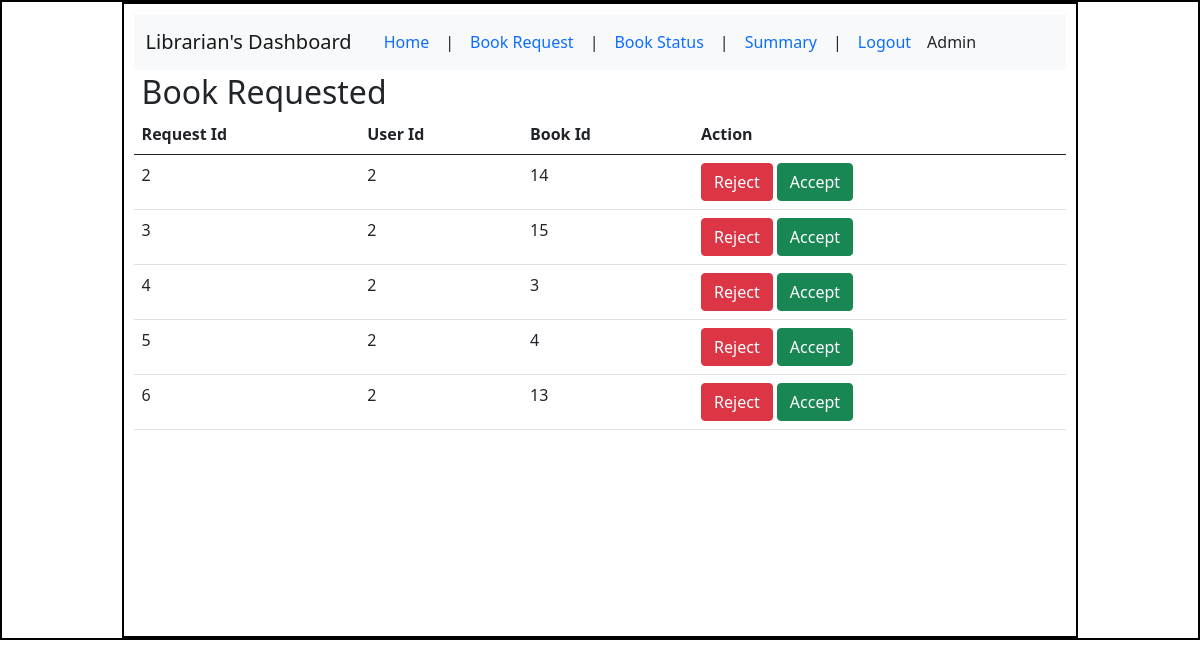
The page /bookrequest (signed in) on the database its author committed.
### app.py (models this page shows)
class Request(db.Model):
    id=db.Column(db.Integer,primary_key=True,autoincrement=True)
    user_id=db.Column(db.Integer(),db.ForeignKey('user.id'),nullable=False)
    book_id=db.Column(db.Integer(),db.ForeignKey('book.id'),nullable=False)

### app.py (the view)
@app.route('/bookrequest')                                      #rendering book request page
@librarian_required
def bookRequested():
   requests=Request.query.all()
   return render_template('bookRequest.html',requests=requests)

### app.py (called while the page is built)
def librarian_required(func):
    @wraps(func)
    def inner(*args, **kwargs):
        if 'user_id' not in session:
            flash('Please login to continue')
            return redirect(url_for('userlogin'))
        user = User.query.get(session['user_id'])
        if not user.is_librarian:
            flash('You are not authorized to access this page')
            return redirect(url_for('index'))
        return func(*args, **kwargs)
    return inner

### templates/bookRequest.html (shortened to what this page needs)
<!DOCTYPE html>
<html lang="en">
<head>
    <link rel="stylesheet" href="/static/dashboard.css">
    <link href="https://cdn.jsdelivr.net/npm/bootstrap@5.0.2/dist/css/bootstrap.min.css" rel="stylesheet">
    <link rel="stylesheet" href="https://cdnjs.cloudflare.com/ajax/libs/font-awesome/6.5.1/css/all.min.css" />
  </head>
<body>
  <div id="outer_div">
        <div id="inner_div">
            <nav class="navbar navbar-expand-lg navbar-light bg-light">
                <div class="container-fluid">
                  <a class="navbar-brand" href="{{url_for('adminDashboard')}}">Librarian's Dashboard</a>
                  <div class="collapse navbar-collapse" id="navbarSupportedContent">
                    <a class="nav-link active" aria-current="page" href="{{url_for('adminDashboard')}}" >Home</a> |
                    <a class="nav-link active" aria-current="page" href="{{url_for('bookRequested')}}" >Book Request</a> |
                    <a class="nav-link active" aria-current="page" href="{{url_for('bookStatus')}}" >Book Status</a> |
                    <a class="nav-link active" aria-current="page" href="{{url_for('stats')}}" >Summary</a> |
                    <a class="nav-link active" aria-current="page" href="{{url_for('logout')}}">Logout</a>
                    <span>Admin</span>
                  </div>
                </div>
            </nav>
            <h2 class="headings">Book Requested</h2>
            <div id="trans-table">
              <table class="table">
                <thead>
                  <tr>
                    <th scope="col">Request Id</th>
                    <th scope="col">User Id</th>
                    <th scope="col">Book Id</th>
                    <th scope="col">Action</th>
                  </tr>
                </thead>
                <tbody>
                  {% for request in requests %}
                  <tr>
                    <td>{{request.id}}</td>
                    <td>{{request.user_id}}</td>
                    <td>{{request.book_id}}</td>
                    <td>
                      <a href="{{url_for('rejectRequest',id=request.id)}}" class="btn btn-danger">
                        Reject
                      </a>
                      <a href="{{url_for('acceptRequest',id=request.id)}}" class="btn btn-success">
                        Accept
                      </a>
                    </td>
                  </tr>
                  {% endfor %}
                </tbody>
              </table>
            </div>
        </div>
    </div>
</body>
</html>

### static/dashboard.css (style rules this page uses)
* { margin: 0px; }
#outer_div, #inner_div { border: 2px solid black; }
#inner_div { width: 80%; margin: auto; height: 636px; padding: 10px; }
.headings { margin: 3px; padding-left: 5px; }

### rows shown on the page
Request: id "2", user_id "2", book_id "14"
Request: id "3", user_id "2", book_id "15"
Request: id "4", user_id "2", book_id "3"
Request: id "5", user_id "2", book_id "4"
Request: id "6", user_id "2", book_id "13"
